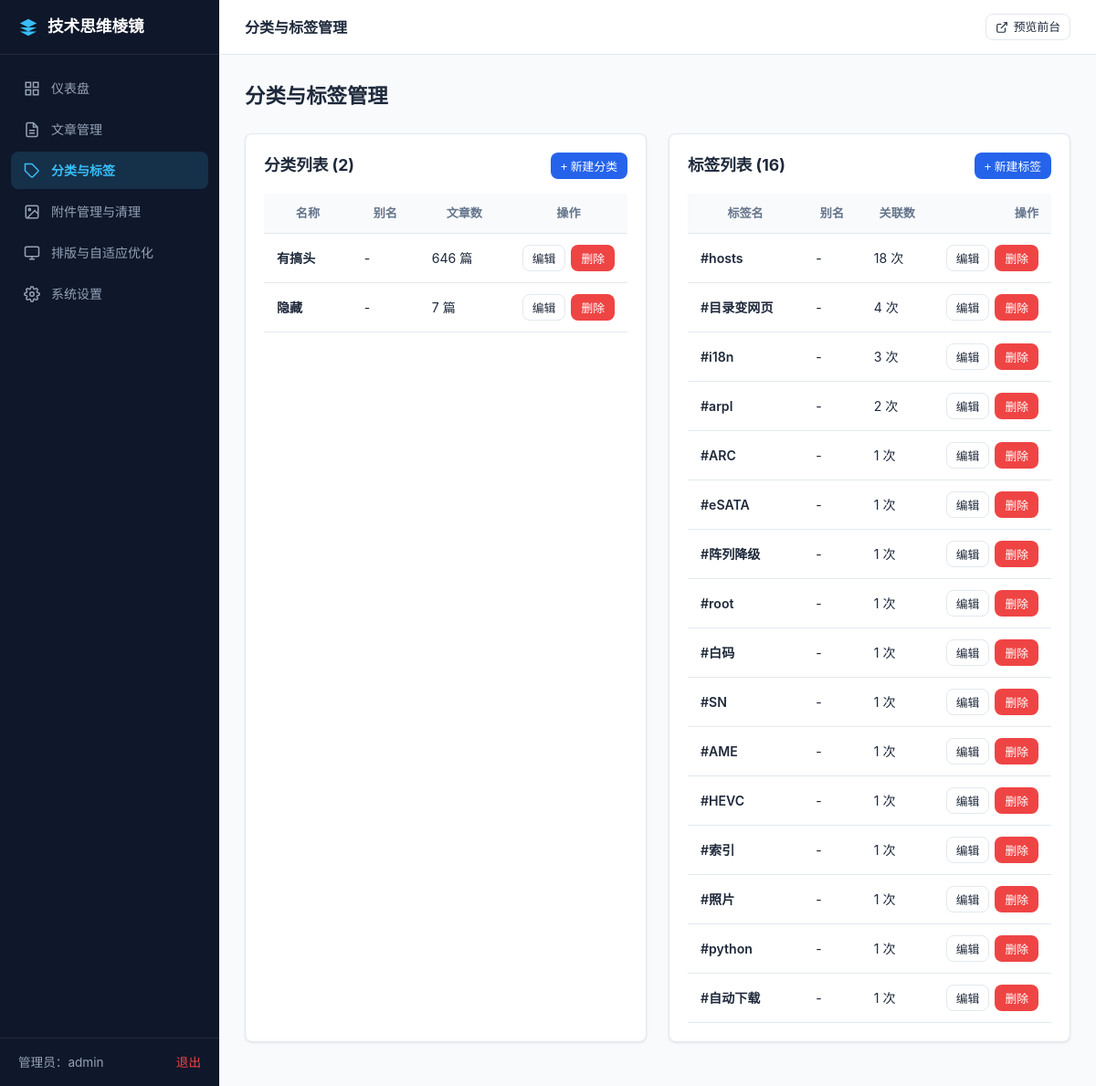
The app's page /admin/taxonomy (signed in) with its own data.
### tables this page shows
CREATE TABLE sys_setting (
    key TEXT PRIMARY KEY,
    value TEXT NOT NULL DEFAULT ''
);

CREATE TABLE zbp_category (
    cate_ID INTEGER PRIMARY KEY,
    cate_Name TEXT NOT NULL DEFAULT '',
    cate_Order INTEGER NOT NULL DEFAULT 0,
    cate_Type INTEGER NOT NULL DEFAULT 0,
    cate_Count INTEGER NOT NULL DEFAULT 0,
    cate_Alias TEXT NOT NULL DEFAULT '',
    cate_Intro TEXT NOT NULL DEFAULT '',
    cate_RootID INTEGER NOT NULL DEFAULT 0,
    cate_ParentID INTEGER NOT NULL DEFAULT 0,
    cate_Template TEXT NOT NULL DEFAULT '',
    cate_LogTemplate TEXT NOT NULL DEFAULT '',
    cate_Meta TEXT NOT NULL DEFAULT '',
    cate_Group TEXT NOT NULL DEFAULT '',
    cate_CreateTime INTEGER NOT NULL DEFAULT 0,
    cate_UpdateTime INTEGER NOT NULL DEFAULT 0,
    cate_PostTime INTEGER NOT NULL DEFAULT 0
);

CREATE TABLE zbp_tag (
    tag_ID INTEGER PRIMARY KEY,
    tag_Name TEXT NOT NULL DEFAULT '',
    tag_Order INTEGER NOT NULL DEFAULT 0,
    tag_Type INTEGER NOT NULL DEFAULT 0,
    tag_Count INTEGER NOT NULL DEFAULT 0,
    tag_Alias TEXT NOT NULL DEFAULT '',
    tag_Intro TEXT NOT NULL DEFAULT '',
    tag_Template TEXT NOT NULL DEFAULT '',
    tag_Meta TEXT NOT NULL DEFAULT '',
    tag_Group TEXT NOT NULL DEFAULT '',
    tag_CreateTime INTEGER NOT NULL DEFAULT 0,
    tag_UpdateTime INTEGER NOT NULL DEFAULT 0,
    tag_PostTime INTEGER NOT NULL DEFAULT 0
);

### app/Controllers/AdminController.php (called while the page is built, shortened)
<?php
class AdminController {
    public function taxonomy(): void {
        $categories = Category::getAll();
        $tags = Tag::getAll();
        require VIEW_PATH . '/admin/taxonomy.php';
    }
}

### app/Config.php (called while the page is built, shortened)
<?php
$zblogOptionFile = null;
$possibleOptionPaths = [
    ROOT_PATH . '/zb_users/c_option.php',
    ROOT_PATH . '/c_option.php',
    dirname(ROOT_PATH) . '/zb_users/c_option.php',
    dirname(ROOT_PATH) . '/c_option.php'
];
$dbDriver = 'sqlite';
$sqliteConfig = [
    'path' => DATA_PATH . '/blog.db'
];
$mysqlConfig = [
    'host' => '127.0.0.1',
    'port' => 3306,
    'dbname' => 'zblog',
    'username' => 'root',
    'password' => '',
    'charset' => 'utf8mb4'
];
return [
    'db_driver' => $dbDriver,
    'sqlite' => $sqliteConfig,
    'mysql' => $mysqlConfig,
    'site_url' => '',
    'upload_url' => is_dir(ROOT_PATH . '/zb_users/upload') ? '/zb_users/upload' : '/uploads',
    'admin_session_key' => 'zblog_admin_user',
    'c_option_source' => $zblogOptionFile
];

### app/Database.php (called while the page is built, shortened)
<?php
class Database {
    private static ?PDO $instance = null;
    public static function getConn(): PDO {
        if (self::$instance === null) {
            $config = require APP_PATH . '/Config.php';
            $driver = $config['db_driver'] ?? 'sqlite';
            try {
                if ($driver === 'sqlite') {
                    $dbPath = $config['sqlite']['path'];
                    self::$instance = new PDO("sqlite:" . $dbPath);
                    self::$instance->setAttribute(PDO::ATTR_ERRMODE, PDO::ERRMODE_EXCEPTION);
                    self::$instance->setAttribute(PDO::ATTR_DEFAULT_FETCH_MODE, PDO::FETCH_ASSOC);
                    self::$instance->exec("PRAGMA journal_mode = WAL;");
                }
            } catch (Exception $e) {
                if ($driver === 'mysql' && !empty($config['sqlite']['path']) && file_exists($config['sqlite']['path'])) {
                    try {
                        $dbPath = $config['sqlite']['path'];
                        self::$instance = new PDO("sqlite:" . $dbPath);
                        self::$instance->setAttribute(PDO::ATTR_ERRMODE, PDO::ERRMODE_EXCEPTION);
                        self::$instance->setAttribute(PDO::ATTR_DEFAULT_FETCH_MODE, PDO::FETCH_ASSOC);
                        self::$instance->exec("PRAGMA journal_mode = WAL;");
                        return self::$instance;
                    } catch (Exception $se) {
                    }
                }
                die("<div style='font-family:sans-serif;max-width:600px;margin:50px auto;padding:24px;border:1px solid #fecaca;background:#fef2f2;border-radius:8px;color:#991b1b;line-height:1.6;'>
                    <h3 style='margin-top:0;'>❌ 数据库连接异常</h3>
                    <p>驱动类型: <strong>" . strtoupper($driver) . "</strong></p>
                    <p>错误信息: " . htmlspecialchars($e->getMessage()) . "</p>
                    <p style='font-size:0.85rem;color:#7f1d1d;'>提示：当前优先尝试连接 <code>c_option.php</code> 中的 MySQL 数据库。若在本地 Windows 测试环境运行，请确认 MySQL 服务已启动，或移除本地目录下的 <code>c_option.php</code> 即可自动切回本地 SQLite (blog.db)。</p>
                </div>");
            }
        }
        return self::$instance;
    }
    public static function query(string $sql, array $params = []): array {
        $stmt = self::getConn()->prepare($sql);
        $stmt->execute($params);
        return $stmt->fetchAll();
    }
    public static function fetchOne(string $sql, array $params = []): ?array {
        $stmt = self::getConn()->prepare($sql);
        $stmt->execute($params);
        $res = $stmt->fetch();
        return $res ? $res : null;
    }
    public static function execute(string $sql, array $params = []): int {
        $stmt = self::getConn()->prepare($sql);
        $stmt->execute($params);
        return $stmt->rowCount();
    }
}

### app/Models/Category.php (called while the page is built, shortened)
<?php
class Category {
    public static function getAll(): array {
        return Database::query("SELECT * FROM zbp_category ORDER BY cate_Order ASC, cate_ID ASC");
    }
}

### app/Models/Tag.php (called while the page is built, shortened)
<?php
class Tag {
    public static function getAll(): array {
        return Database::query("SELECT * FROM zbp_tag ORDER BY tag_Count DESC, tag_ID ASC");
    }
}

### app/Models/Setting.php (called while the page is built, shortened)
<?php
class Setting {
    public static function ensureTable(): void {
        $config = require APP_PATH . '/Config.php';
        $driver = $config['db_driver'] ?? 'sqlite';
        try {
            if ($driver === 'sqlite') {
                Database::execute("CREATE TABLE IF NOT EXISTS sys_setting (key TEXT PRIMARY KEY, value TEXT NOT NULL DEFAULT '')");
            } else {
                Database::execute("CREATE TABLE IF NOT EXISTS `sys_setting` (`key` varchar(191) NOT NULL, `value` longtext NOT NULL, PRIMARY KEY (`key`)) ENGINE=InnoDB DEFAULT CHARSET=utf8mb4;");
            }
            $countRow = Database::fetchOne("SELECT COUNT(*) as c FROM sys_setting");
        } catch (\Exception $e) {
        }
    }
    public static function get(string $key, string $default = ''): string {
        self::ensureTable();
        try {
            $row = Database::fetchOne("SELECT value FROM sys_setting WHERE key = ?", [$key]);
            $val = $row ? $row['value'] : $default;
        } catch (\Exception $e) {
            $val = $default;
        }
        return $val;
    }
}

### views/admin/taxonomy.php (the view, shortened to what this page needs)
<?php
$pageTitle = '分类与标签管理';
?>
<div class="page-title-row">
    <h2 class="page-title">分类与标签管理</h2>
</div>
<div style="display: grid; grid-template-columns: 1fr 1fr; gap: 24px;">
    <div class="card">
        <div style="display: flex; align-items: center; justify-content: space-between; margin-bottom: 16px;">
            <h3 style="font-size: 1.1rem; font-weight: 700;">分类列表 (<?= count($categories) ?>)</h3>
            <button onclick="showCatModal()" class="btn btn-primary btn-sm">+ 新建分类</button>
        </div>
        <table class="data-table">
            <thead>
                <tr>
                    <th>名称</th>
                    <th>别名</th>
                    <th>文章数</th>
                    <th width="90">操作</th>
                </tr>
            </thead>
            <tbody>
                <?php foreach ($categories as $cat): ?>
                    <tr>
                        <td style="font-weight: 600;"><?= htmlspecialchars($cat['cate_Name']) ?></td>
                        <td><?= htmlspecialchars($cat['cate_Alias'] ?: '-') ?></td>
                        <td><?= $cat['cate_Count'] ?> 篇</td>
                        <td style="text-align: right;">
                            <div class="action-btn-group">
                                <button onclick="editCat(<?= htmlspecialchars(json_encode($cat)) ?>)" class="btn btn-outline btn-sm">编辑</button>
                                <button onclick="deleteCat(<?= $cat['cate_ID'] ?>)" class="btn btn-danger btn-sm">删除</button>
                            </div>
                        </td>
                    </tr>
                <?php endforeach; ?>
            </tbody>
        </table>
    </div>
    <div class="card">
        <div style="display: flex; align-items: center; justify-content: space-between; margin-bottom: 16px;">
            <h3 style="font-size: 1.1rem; font-weight: 700;">标签列表 (<?= count($tags) ?>)</h3>
            <button onclick="showTagModal()" class="btn btn-primary btn-sm">+ 新建标签</button>
        </div>
        <table class="data-table">
            <thead>
                <tr>
                    <th>标签名</th>
                    <th>别名</th>
                    <th>关联数</th>
                    <th width="110" style="text-align: right;">操作</th>
                </tr>
            </thead>
            <tbody>
                <?php foreach ($tags as $tag): ?>
                    <tr>
                        <td style="font-weight: 600;">#<?= htmlspecialchars($tag['tag_Name']) ?></td>
                        <td><?= htmlspecialchars($tag['tag_Alias'] ?: '-') ?></td>
                        <td><?= $tag['tag_Count'] ?> 次</td>
                        <td style="text-align: right;">
                            <div class="action-btn-group">
                                <button onclick="editTag(<?= htmlspecialchars(json_encode($tag)) ?>)" class="btn btn-outline btn-sm">编辑</button>
                                <button onclick="deleteTag(<?= $tag['tag_ID'] ?>)" class="btn btn-danger btn-sm">删除</button>
                            </div>
                        </td>
                    </tr>
                <?php endforeach; ?>
            </tbody>
        </table>
    </div>
</div>
<?php
$content = ob_get_clean();
require VIEW_PATH . '/admin/layout.php';
?>

### views/admin/layout.php (shortened to what this page needs)
<?php
$adminSiteName = Setting::get('site_name', '技术思维棱镜');
$currentRoute = $_SERVER['REQUEST_URI'] ?? '/admin';
?>
<!DOCTYPE html>
<html lang="zh-CN">
<head>
    <link rel="stylesheet" href="/assets/css/admin.css">
</head>
<body>
<div class="admin-layout">
    <aside class="admin-sidebar">
        <div class="admin-brand">
            <svg width="22" height="22" viewBox="0 0 24 24" fill="#38bdf8"><path d="M12 2L2 7l10 5 10-5-10-5zM2 17l10 5 10-5M2 12l10 5 10-5"/></svg>
            <span style="overflow:hidden; text-overflow:ellipsis; white-space:nowrap;" title="<?= htmlspecialchars($adminSiteName) ?>"><?= htmlspecialchars($adminSiteName) ?></span>
        </div>
        <nav class="admin-nav">
            <a href="/admin" class="<?= $currentRoute === '/admin' ? 'active' : '' ?>">
                <svg width="18" height="18" viewBox="0 0 24 24" fill="none" stroke="currentColor" stroke-width="2"><rect x="3" y="3" width="7" height="7"/><rect x="14" y="3" width="7" height="7"/><rect x="14" y="14" width="7" height="7"/><rect x="3" y="14" width="7" height="7"/></svg>
                <span>仪表盘</span>
            </a>
            <a href="/admin/posts" class="<?= strpos($currentRoute, '/admin/posts') === 0 ? 'active' : '' ?>">
                <svg width="18" height="18" viewBox="0 0 24 24" fill="none" stroke="currentColor" stroke-width="2"><path d="M14 2H6a2 2 0 00-2 2v16a2 2 0 002 2h12a2 2 0 002-2V8z"/><polyline points="14 2 14 8 20 8"/><line x1="16" y1="13" x2="8" y2="13"/><line x1="16" y1="17" x2="8" y2="17"/></svg>
                <span>文章管理</span>
            </a>
            <a href="/admin/taxonomy" class="<?= strpos($currentRoute, '/admin/taxonomy') === 0 ? 'active' : '' ?>">
                <svg width="18" height="18" viewBox="0 0 24 24" fill="none" stroke="currentColor" stroke-width="2"><path d="M20.59 13.41l-7.17 7.17a2 2 0 01-2.83 0L2 12V2h10l8.59 8.59a2 2 0 010 2.82z"/><line x1="7" y1="7" x2="7.01" y2="7"/></svg>
                <span>分类与标签</span>
            </a>
            <a href="/admin/media" class="<?= strpos($currentRoute, '/admin/media') === 0 ? 'active' : '' ?>">
                <svg width="18" height="18" viewBox="0 0 24 24" fill="none" stroke="currentColor" stroke-width="2"><rect x="3" y="3" width="18" height="18" rx="2"/><circle cx="8.5" cy="8.5" r="1.5"/><polyline points="21 15 16 10 5 21"/></svg>
                <span>附件管理与清理</span>
            </a>
            <a href="/admin/content-cleaner" class="<?= strpos($currentRoute, '/admin/content-cleaner') === 0 ? 'active' : '' ?>">
                <svg width="18" height="18" viewBox="0 0 24 24" fill="none" stroke="currentColor" stroke-width="2"><rect x="2" y="3" width="20" height="14" rx="2" ry="2"/><line x1="8" y1="21" x2="16" y2="21"/><line x1="12" y1="17" x2="12" y2="21"/></svg>
                <span>排版与自适应优化</span>
            </a>
            <a href="/admin/settings" class="<?= strpos($currentRoute, '/admin/settings') === 0 ? 'active' : '' ?>">
                <span>系统设置</span>
            </a>
        </nav>
        <div class="admin-sidebar-footer">
            <span>管理员：<?= htmlspecialchars($_SESSION['admin_username'] ?? 'admin') ?></span>
            <a href="/admin/logout" style="color: #ef4444;" title="退出登录">退出</a>
        </div>
    </aside>
    <main class="admin-main">
        <header class="admin-topbar">
            <div style="font-weight: 600; font-size: 1rem; color: var(--admin-text);"><?= $pageTitle ?? '管理后台' ?></div>
            <div style="display: flex; align-items: center; gap: 12px;">
                <a href="/" target="_blank" class="btn btn-outline btn-sm">
                    <svg width="14" height="14" viewBox="0 0 24 24" fill="none" stroke="currentColor" stroke-width="2"><path d="M18 13v6a2 2 0 01-2 2H5a2 2 0 01-2-2V8a2 2 0 012-2h6"/><polyline points="15 3 21 3 21 9"/><line x1="10" y1="14" x2="21" y2="3"/></svg>
                    <span>预览前台</span>
                </a>
            </div>
        </header>
        <div class="admin-content">
            <?= $content ?? '' ?>
        </div>
    </main>
</div>
</body>
</html>

### records on screen
sys_setting: value "技术思维棱镜"
zbp_category: cate_Name "有搞头", cate_Alias "-", cate_Count "646"
zbp_category: cate_Name "隐藏", cate_Alias "-", cate_Count "7"
zbp_tag: tag_Name "hosts", tag_Alias "-", tag_Count "18"
zbp_tag: tag_Name "目录变网页", tag_Alias "-", tag_Count "4"
zbp_tag: tag_Name "i18n", tag_Alias "-", tag_Count "3"
zbp_tag: tag_Name "arpl", tag_Alias "-", tag_Count "2"
zbp_tag: tag_Name "ARC", tag_Alias "-", tag_Count "1"
zbp_tag: tag_Name "eSATA", tag_Alias "-", tag_Count "1"
zbp_tag: tag_Name "阵列降级", tag_Alias "-", tag_Count "1"
zbp_tag: tag_Name "root", tag_Alias "-", tag_Count "1"
zbp_tag: tag_Name "白码", tag_Alias "-", tag_Count "1"
zbp_tag: tag_Name "SN", tag_Alias "-", tag_Count "1"
zbp_tag: tag_Name "AME", tag_Alias "-", tag_Count "1"
zbp_tag: tag_Name "HEVC", tag_Alias "-", tag_Count "1"
zbp_tag: tag_Name "索引", tag_Alias "-", tag_Count "1"
zbp_tag: tag_Name "照片", tag_Alias "-", tag_Count "1"
zbp_tag: tag_Name "python", tag_Alias "-", tag_Count "1"
zbp_tag: tag_Name "自动下载", tag_Alias "-", tag_Count "1"

### other values on screen
$_SESSION['admin_username'] "admin"
$pageTitle "分类与标签管理"
count($categories) "2"
count($tags) "16"
